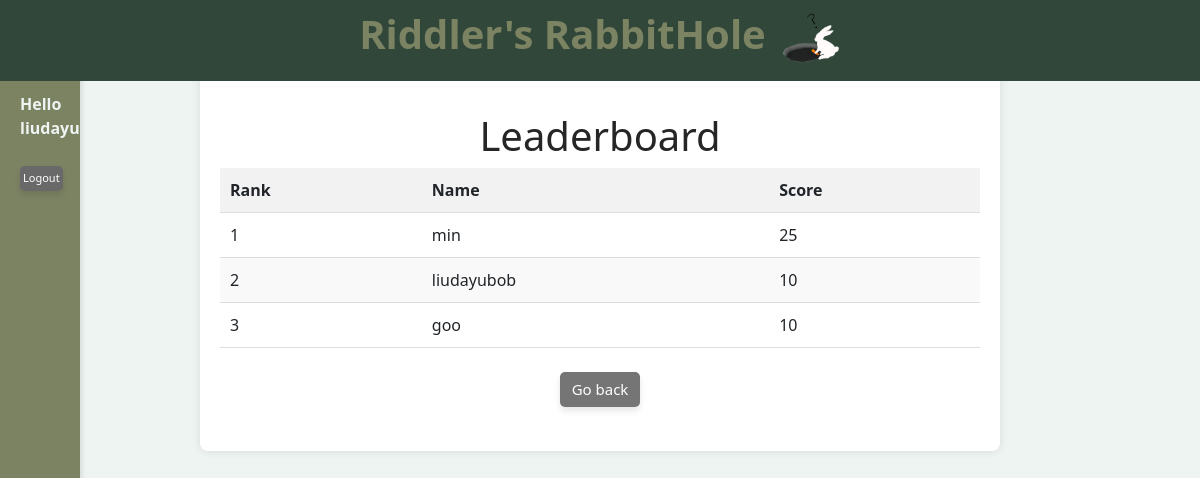
The page /leaderboard (signed in) on the database as committed earlier.
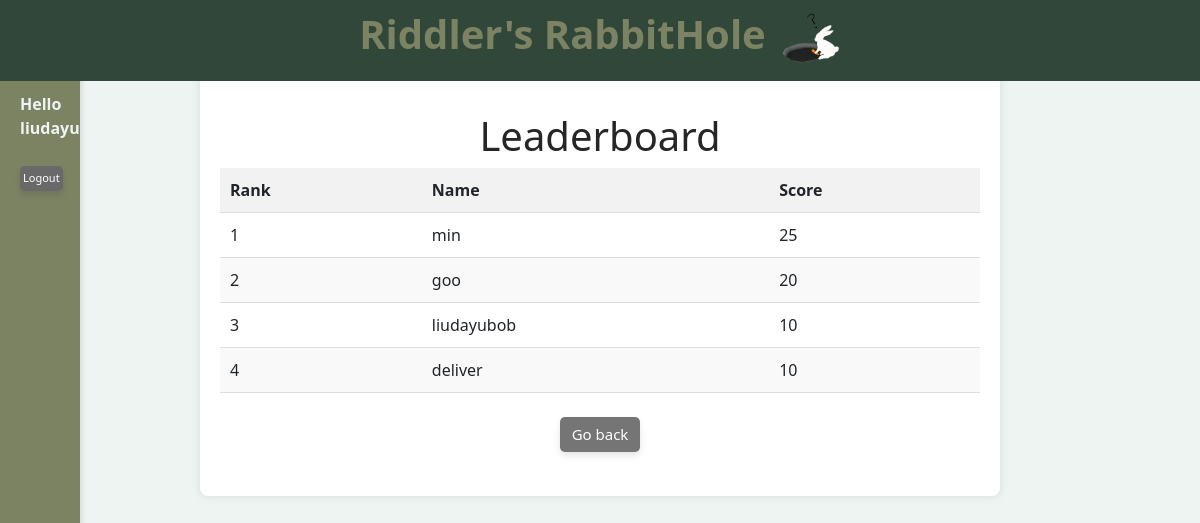
The same page on the database as committed later.
### database/models.py (models this page shows, shortened)
class User(UserMixin, Model):
    id = Column(Integer, primary_key=True)
    username = Column(String(50), unique=True, nullable=False)
    email = Column(String(100), unique=True, nullable=False)
    password_hash = Column(String(128), nullable=False)
    gender = Column(String(10), nullable=False)
    dob = Column(DateTime, nullable=False)
    phone = Column(String(20))
    country = Column(String(50), nullable=False)
    avatar = Column(String(20), nullable=False)
    score = Column(db.Integer, default=0)
    comments = db.relationship('Comment', backref='user', lazy=True)

### app.py (the view)
@app.route('/leaderboard')
def leaderboard():
    top_scores = Score.query.order_by(Score.score.desc()).limit(10).all()
    data = []
    rank = 1
    for score in top_scores:
        user = User.query.get(score.user_id)
        data.append({"rank": rank, "username": user.username, "score": score.score})
        rank += 1
    return render_template('leaderboard.html', data=data, current_user=current_user)

### app.py (called while the page is built)
@login_manager.user_loader
def load_user(user_id):
    return User.query.get(int(user_id))

### templates/leaderboard.html (shortened to what this page needs)
<!DOCTYPE html>
<html lang="en">
<head>
    <link rel="stylesheet" type="text/css" href="{{ url_for('static', filename='css/style.css') }}">
    <link href="https://stackpath.bootstrapcdn.com/bootstrap/4.5.2/css/bootstrap.min.css" rel="stylesheet">
</head>
<body>
    <div class="header">
        <h1 style="color: #7C8363;"><b>Riddler's RabbitHole </b><img src="{{ url_for('static', filename='img/rabbit.png') }}" alt="" class="rabbitimg"></h1>
    </div>
    <div class="sidebar" id="sidebar">
        <div class="login-tab" id="loginButton" onclick="toggleLogin()">
            {% if current_user.is_authenticated %}
                <br><br><br>
                <b>
                Hello
                {{ current_user.username }}!</b>
                <br><br>
                <button class="lognew" onclick="logout()">Logout</button>
            {% else %}
                <br><br><br>
                Login
            {% endif %}
        </div>
    </div>
<div class="containerl">
    <br><br><br>
    <h1>Leaderboard</h1>
    <table id="leaderboard">
        <thead>
            <tr>
                <th>Rank</th>
                <th>Name</th>
                <th>Score</th>
            </tr>
        </thead>
        <tbody>
            {% for entry in data %}
            <tr>
                <td>{{ entry.rank }}</td>
                <td>{{ entry.username }}</td>
                <td>{{ entry.score }}</td>
            </tr>
            {% endfor %}
        </tbody>
    </table>
    <br>
    <div class="mb-4">
        <a href="{{ url_for('index') }}" class="newbutton">Go back</a>
    </div>
</div>
</body>
</html>

Rows that differ between the two databases and show on the page:
computed for User "liudayubob": rank "2" → "3"
shown differently, row unchanged: User "goo": rank "3" → "2"; score "10" → "20"; moves up the list
added User: rank "4", username "deliver", score "10"
